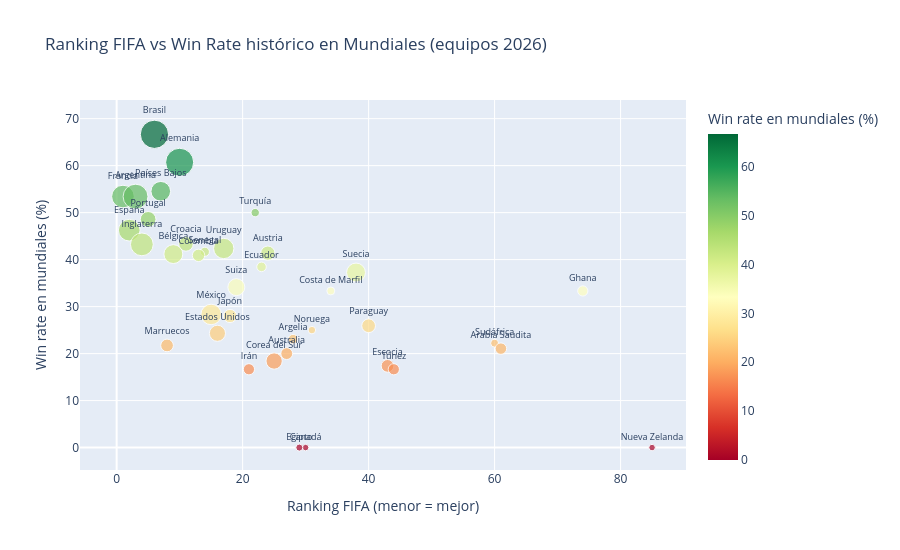

The cell this chart's notebook holds for it:
### Code cell
# Scatter: Ranking FIFA vs Win rate histórico en mundiales
stats_plot = stats_df[stats_df['partidos_wc'] >= 5].copy()

fig = px.scatter(
    stats_plot, x='ranking_fifa', y='win_rate_wc',
    text='equipo', size='partidos_wc', color='win_rate_wc',
    color_continuous_scale='RdYlGn',
    title='Ranking FIFA vs Win Rate histórico en Mundiales (equipos 2026)',
    labels={'ranking_fifa': 'Ranking FIFA (menor = mejor)',
            'win_rate_wc': 'Win rate en mundiales (%)',
            'partidos_wc': 'Partidos jugados'}
)
fig.update_traces(textposition='top center', textfont_size=9)
fig.update_layout(showlegend=False, height=550)
fig.write_html(str(OUTPUTS / 'ranking_vs_winrate.html'))
fig.show()

### Figure 1 — Plotly figure (JSON) as saved in the notebook; plotly's stock layout.template omitted (floating-point values rounded to 4 significant figures)
{"data": [{"hovertemplate": "Ranking FIFA (menor = mejor)=%{x}<br>Win rate en mundiales (%)=%{marker.color}<br>Partidos jugados=%{marker.size}<br>equipo=%{text}<extra></extra>", "legendgroup": "", "marker": {"color": [66.67, 60.71, 54.55, 53.42, 53.41, 50.0, 48.57, 46.27, 43.33, 43.24, 42.37, 41.67, 41.38, 41.18, 40.91, 38.46, 37.25, 34.15, 33.33, 33.33, 28.33, 28.0, 25.93, 25.0, 24.32, 23.08, 22.22, 21.74, 21.05, 20.0, 18.42, 17.39, 16.67, 16.67, 0.0, 0.0, 0.0], "coloraxis": "coloraxis", "size": [114, 112, 55, 73, 88, 10, 35, 67, 30, 74, 59, 12, 29, 51, 22, 13, 51, 41, 15, 9, 60, 25, 27, 8, 37, 13, 9, 23, 19, 20, 38, 23, 18, 18, 6, 6, 7], "sizemode": "area", "sizeref": 0.285, "symbol": "circle"}, "mode": "markers+text", "name": "", "orientation": "v", "showlegend": false, "text": ["Brasil", "Alemania", "Países Bajos", "Francia", "Argentina", "Turquía", "Portugal", "España", "Croacia", "Inglaterra", "Uruguay", "Senegal", "Austria", "Bélgica", "Colombia", "Ecuador", "Suecia", "Suiza", "Ghana", "Costa de Marfil", "México", "Japón", "Paraguay", "Noruega", "Estados Unidos", "Argelia", "Sudáfrica", "Marruecos", "Arabia Saudita", "Australia", "Corea del Sur", "Escocia", "Túnez", "Irán", "Canadá", "Nueva Zelanda", "Egipto"], "textfont": {"size": 9}, "textposition": "top center", "type": "scatter", "x": [6, 10, 7, 1, 3, 22, 5, 2, 11, 4, 17, 14, 24, 9, 13, 23, 38, 19, 74, 34, 15, 18, 40, 31, 16, 28, 60, 8, 61, 27, 25, 43, 44, 21, 30, 85, 29], "xaxis": "x", "y": [66.67, 60.71, 54.55, 53.42, 53.41, 50.0, 48.57, 46.27, 43.33, 43.24, 42.37, 41.67, 41.38, 41.18, 40.91, 38.46, 37.25, 34.15, 33.33, 33.33, 28.33, 28.0, 25.93, 25.0, 24.32, 23.08, 22.22, 21.74, 21.05, 20.0, 18.42, 17.39, 16.67, 16.67, 0.0, 0.0, 0.0], "yaxis": "y"}], "layout": {"coloraxis": {"colorbar": {"title": {"text": "Win rate en mundiales (%)"}}, "colorscale": [[0.0, "rgb(165,0,38)"], [0.1, "rgb(215,48,39)"], [0.2, "rgb(244,109,67)"], [0.3, "rgb(253,174,97)"], [0.4, "rgb(254,224,139)"], [0.5, "rgb(255,255,191)"], [0.6, "rgb(217,239,139)"], [0.7, "rgb(166,217,106)"], [0.8, "rgb(102,189,99)"], [0.9, "rgb(26,152,80)"], [1.0, "rgb(0,104,55)"]]}, "height": 550, "legend": {"itemsizing": "constant", "tracegroupgap": 0}, "showlegend": false, "title": {"text": "Ranking FIFA vs Win Rate histórico en Mundiales (equipos 2026)"}, "xaxis": {"anchor": "y", "domain": [0.0, 1.0], "title": {"text": "Ranking FIFA (menor = mejor)"}}, "yaxis": {"anchor": "x", "domain": [0.0, 1.0], "title": {"text": "Win rate en mundiales (%)"}}}}
